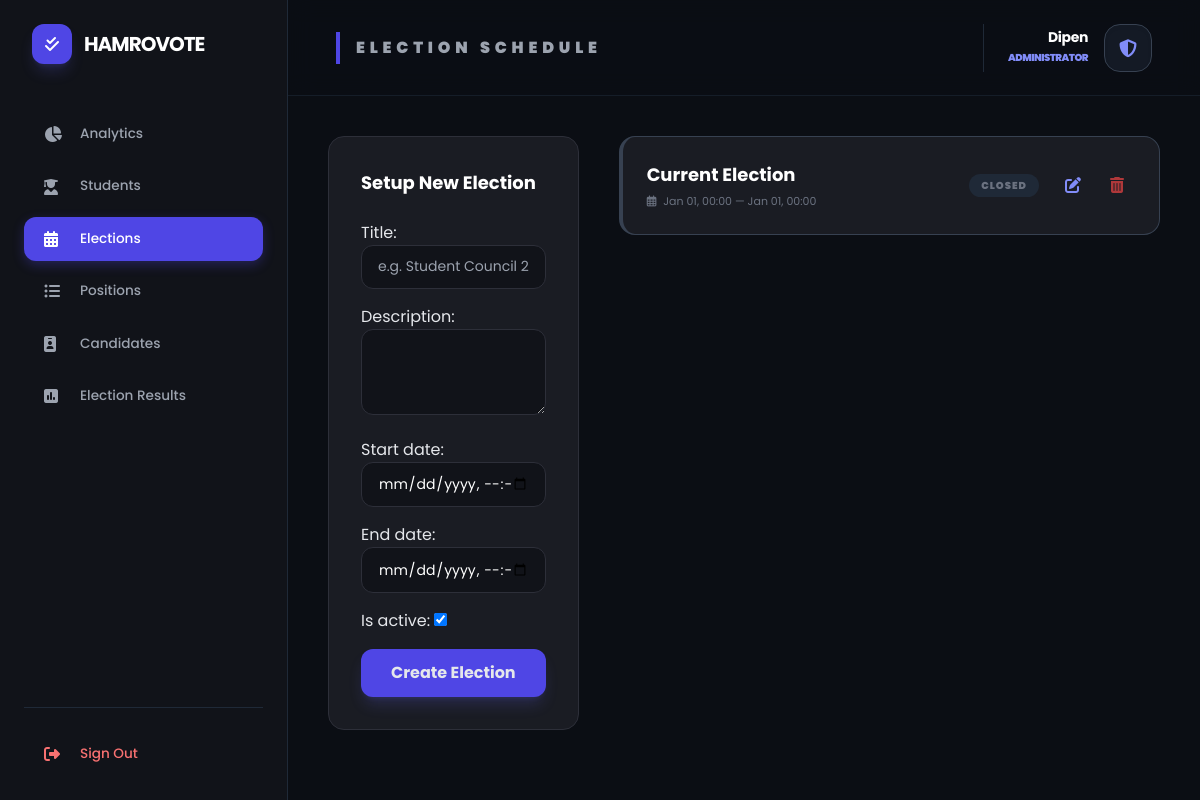
The page /elections/ (signed in) on the database as committed earlier.
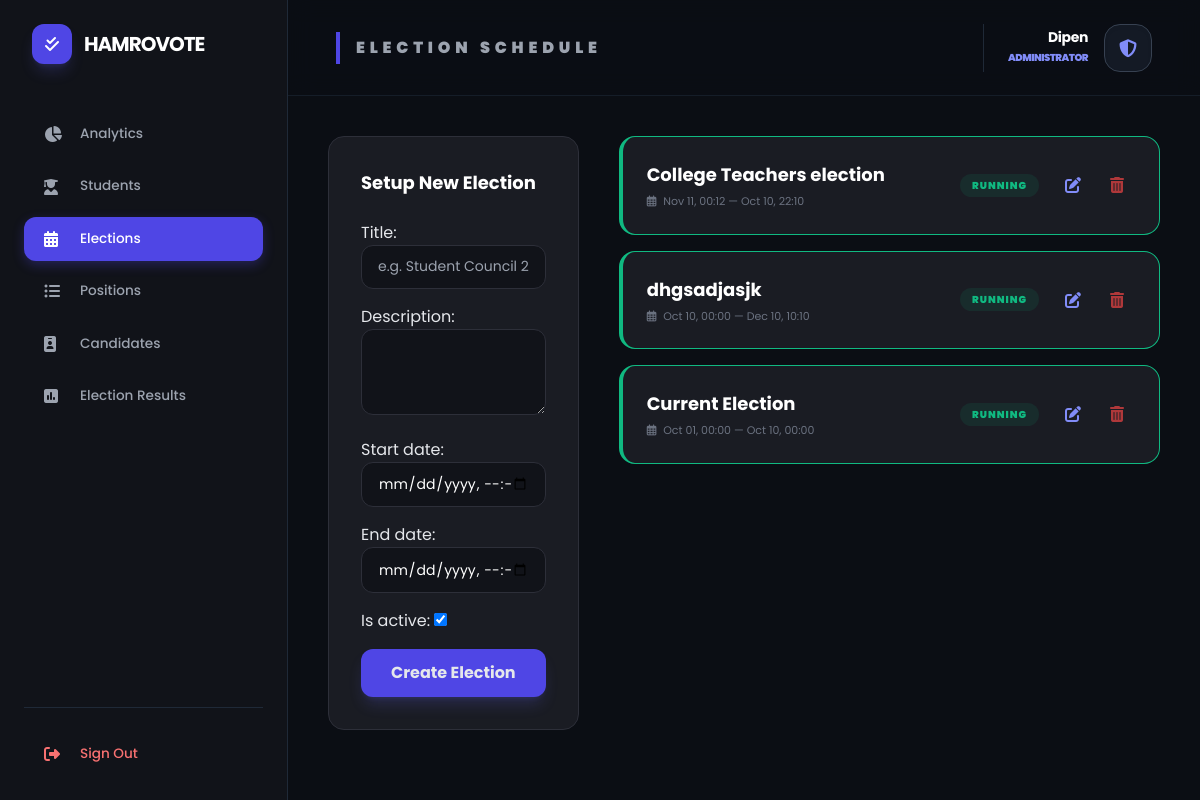
The same page on the database as committed later.
### voter/models.py (models this page shows, shortened)
class Election(models.Model):
    title = models.CharField(max_length=200)
    description = models.TextField(blank=True, null=True)
    start_date = models.DateTimeField()
    end_date = models.DateTimeField()
    is_active = models.BooleanField(default=True)
    created_at = models.DateTimeField(auto_now_add=True)
    @property
    def status(self):
        now = timezone.now()
        if not self.is_active:
            return "Disabled"
        if now < self.start_date:
            return "Upcoming"
        elif now > self.end_date:
            return "Closed"
        return "Running"
    class Meta:
        ordering = ['-start_date']

### dashboard/views.py (the view)
# urls.py: path('elections/', views.manage_elections, name='manage_elections'),
@staff_member_required
def manage_elections(request):
    elections = Election.objects.all().order_by('-created_at')
    if request.method == "POST":
        form = ElectionForm(request.POST)
        if form.is_valid():
            form.save()
            messages.success(request, "New election created successfully.")
            return redirect('dashboard:manage_elections')
    else:
        form = ElectionForm()
    return render(request, 'manage_elections.html', {
        'elections': elections,
        'form': form
    })

### dashboard/forms.py
class ElectionForm(forms.ModelForm):
    class Meta:
        model = Election
        fields = ['title', 'description', 'start_date', 'end_date', 'is_active']
        widgets = {
            'title': forms.TextInput(attrs={'class': 'input-style', 'placeholder': 'e.g. Student Council 2024'}),
            'description': forms.Textarea(attrs={'class': 'input-style', 'rows': 3}),
            'start_date': forms.DateTimeInput(attrs={'class': 'input-style', 'type': 'datetime-local'}),
            'end_date': forms.DateTimeInput(attrs={'class': 'input-style', 'type': 'datetime-local'}),
        }

### dashboard/templates/manage_elections.html (shortened to what this page needs)
{% extends 'dashboard/base.html' %}
{% block page_title %}Election Schedule{% endblock %}
{% block content %}
<div class="grid grid-cols-1 lg:grid-cols-3 gap-10">
    <div class="card p-8 h-fit">
        <h3 class="font-bold mb-6 text-white text-lg">Setup New Election</h3>
        <form method="POST" class="space-y-4">
            {{ form.as_p }}
            <button type="submit" class="w-full bg-indigo-600 hover:bg-indigo-700 py-3 rounded-xl font-bold mt-4 shadow-lg shadow-indigo-500/20 transition-all">
                Create Election
            </button>
        </form>
    </div>
    <div class="lg:col-span-2 space-y-4">
        {% for e in elections %}
        <div class="card p-6 flex justify-between items-center border-l-4 {% if e.status == 'Running' %}border-emerald-500{% elif e.status == 'Upcoming' %}border-amber-500{% else %}border-gray-700{% endif %}">
            <div>
                <h4 class="font-bold text-lg text-white">{{ e.title }}</h4>
                <p class="text-[11px] text-gray-500 mt-1">
                    <i class="far fa-calendar-alt mr-1"></i> {{ e.start_date|date:"M d, H:i" }} — {{ e.end_date|date:"M d, H:i" }}
                </p>
            </div>
            <div class="flex items-center gap-4">
                <span class="text-[10px] uppercase font-black tracking-widest px-3 py-1 rounded-full
                    {% if e.status == 'Running' %}bg-emerald-500/10 text-emerald-500
                    {% elif e.status == 'Upcoming' %}bg-amber-500/10 text-amber-500
                    {% else %}bg-gray-800 text-gray-500{% endif %}">
                    {{ e.status }}
                </span>
                <div class="flex items-center gap-2">
                    <a href="{% url 'dashboard:edit_election' e.id %}"
                       class="w-9 h-9 flex items-center justify-center text-indigo-400 hover:bg-indigo-500/10 rounded-xl transition-all" title="Edit">
                        <i class="fas fa-edit"></i>
                    </a>
                    <a href="{% url 'dashboard:delete_election' e.id %}"
                       onclick="return confirm('Are you sure you want to delete this election? All positions and candidates linked to it will also be removed.')"
                       class="w-9 h-9 flex items-center justify-center text-red-500/70 hover:text-red-500 hover:bg-red-500/10 rounded-xl transition-all" title="Delete">
                        <i class="fas fa-trash-alt"></i>
                    </a>
                </div>
            </div>
        </div>
        {% empty %}
        <div class="card p-10 text-center text-gray-500 italic">
            No elections scheduled. Use the form on the left to start.
        </div>
        {% endfor %}
    </div>
</div>
{% endblock %}

Rows that differ between the two databases and show on the page:
added Election: title "College Teachers election", start_date "Nov 11, 00:12", end_date "Oct 10, 22:10", status "RUNNING"
added Election: title "dhgsadjasjk", start_date "Oct 10, 00:00", end_date "Dec 10, 10:10", status "RUNNING"
changed Election "Current Election": start_date "Jan 01, 00:00" → "Oct 01, 00:00"; end_date "Jan 01, 00:00" → "Oct 10, 00:00"; status "CLOSED" → "RUNNING"
